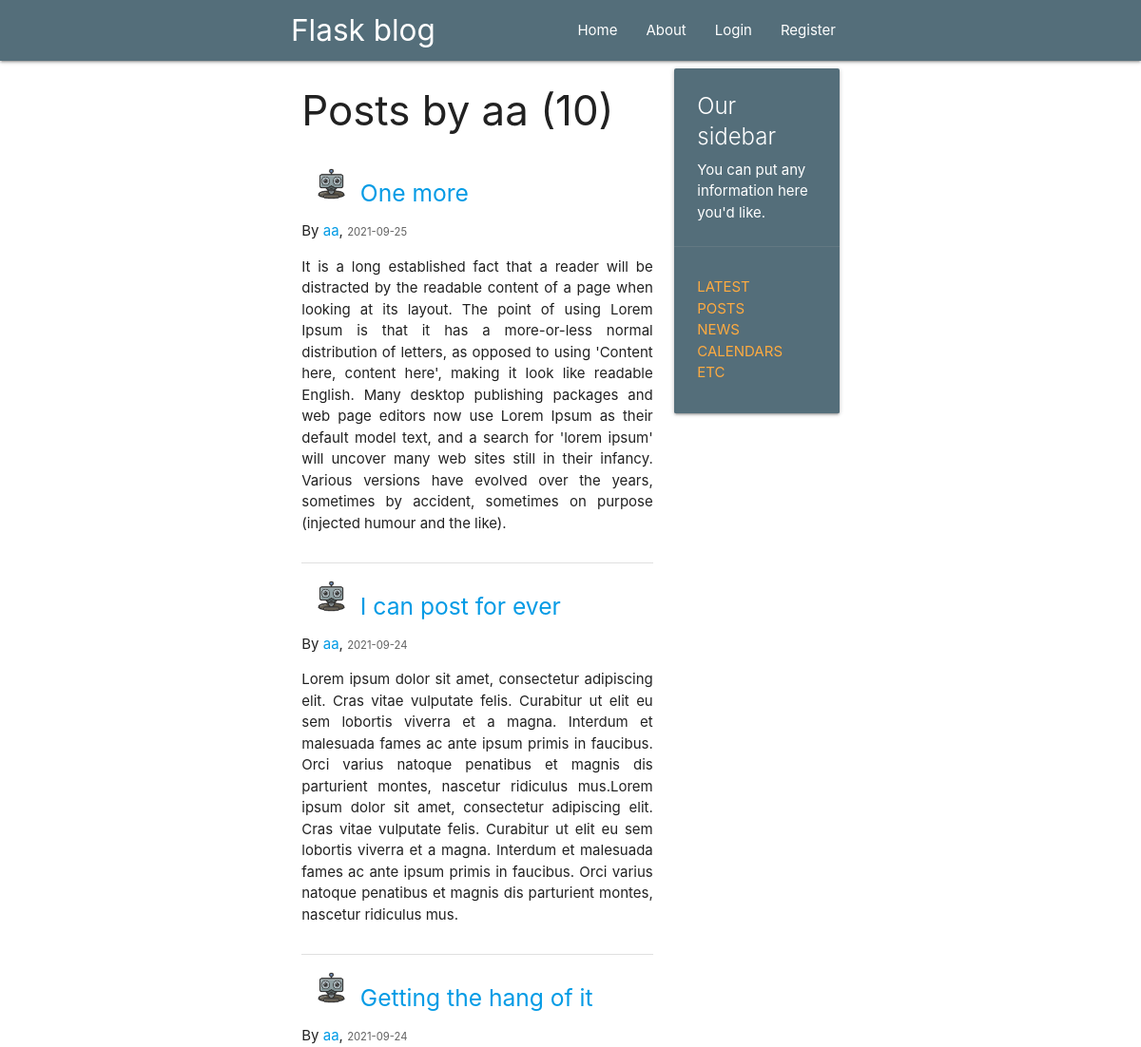
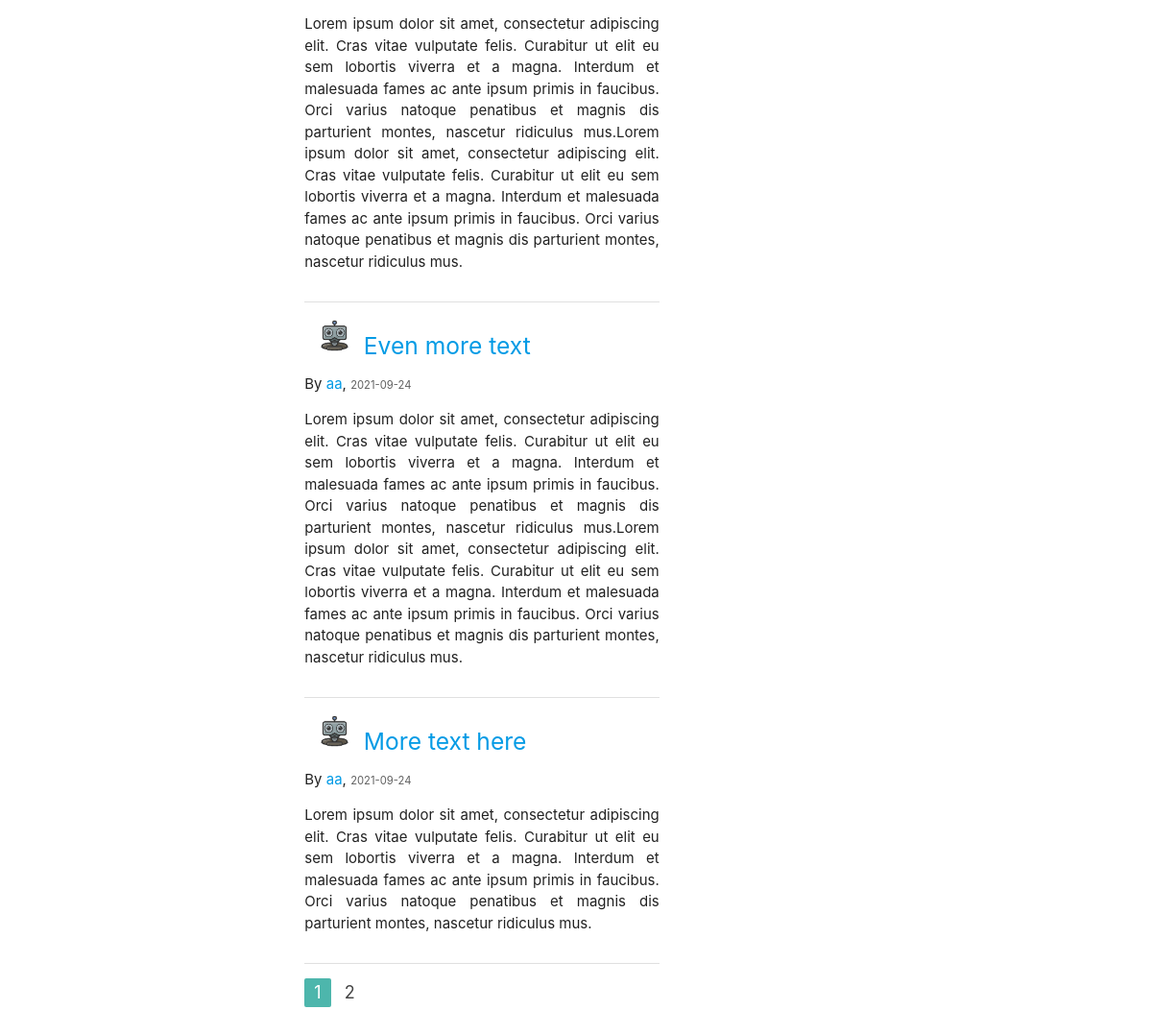
Screenshot of /user/aa with the database file from the repository (2 pictures, top to bottom).
### flaskblog/models.py (models this page shows, shortened)
class User(db.Model, UserMixin):
    id = db.Column(db.Integer, primary_key=True)
    username = db.Column(db.String(20), unique=True, nullable=False)
    email = db.Column(db.String(120), unique=True, nullable=False)
    image_file = db.Column(db.String(20), nullable=False, default='default.jpg')
    password = db.Column(db.String(60), nullable=False)
    posts = db.relationship('Post', backref='author', cascade="all,delete",
                            lazy=True)

class Post(db.Model):
    id = db.Column(db.Integer, primary_key=True)
    title = db.Column(db.String(100), nullable=False)
    date_posted = db.Column(db.DateTime, nullable=False,
                            default=datetime.utcnow)
    content = db.Column(db.Text, nullable=False)
    user_id = db.Column(db.Integer, db.ForeignKey('user.id'), nullable=False)

### flaskblog/users/routes.py (the view)
@users.route("/user/<string:username>")
def user_posts(username):
    page = request.args.get('page', 1, type=int)
    user = User.query.filter_by(username=username).first_or_404()
    posts = Post.query.filter_by(author=user) \
        .order_by(Post.date_posted.desc()) \
        .paginate(page=page, per_page=5)
    return render_template('user_posts.html', posts=posts, user=user)

### flaskblog/templates/user_posts.html
{% extends "layout.html" %}
{% block content %}
<h3>Posts by {{ user.username }} ({{ posts.total }})</h3>
{% for post in posts.items %}
    <div class="section">
        <div class="col s2">
            <img src="{{ url_for('static', filename='profile/'+ post.author.image_file) }}" alt=""
                 class="circle responsive-img">
        </div>
        <h5><a href="{{ url_for('posts.post', post_id=post.id) }}">{{ post.title }}</a></h5>
        <p>By <a href="{{ url_for('users.user_posts', username=post.author.username) }}">{{ post.author.username }}</a>,
            <small class="grey-text text-darken-2">{{ post.date_posted.strftime('%Y-%m-%d') }}</small>
        </p>
        <p style="text-align: justify">{{ post.content }}</p>
    </div>
    <div class="divider"></div>
{% endfor %}
<ul class="pagination">
    {% for page_num in posts.iter_pages(left_edge=1, right_edge=1, left_current=1, right_current=2) %}
        {% if page_num %}
            {% if posts.page == page_num %}
                <li class="active teal lighten-2"><a href="{{ url_for('users.user_posts', username=user.username, page=page_num) }}">{{ page_num }}</a></li>
            {% else %}
                <li><a href="{{ url_for('users.user_posts', username=user.username, page=page_num) }}">{{ page_num }}</a></li>
            {% endif %}
        {% else %}
            ...
        {% endif %}
    {% endfor %}
</ul>
{% endblock content%}

### rows the page displays
User: username "aa"
Post: image_file (picture), title "One more", author.username "aa", date_posted "2021-09-25", content "It is a long established fact that a reader will be distracted by the readable content of a page when looking at its layout. The point of using Lorem Ipsum is that it has a more-or-less normal distribution of letters, as opposed to using 'Content here, content here', making it look like readable English. Many desktop publishing packages and web page editors now use Lorem Ipsum as their default model text, and a search for 'lorem ipsum' will uncover many web sites still in their infancy. Various versions have evolved over the years, sometimes by accident, sometimes on purpose (injected humour and the like)."
Post: image_file (picture), title "I can post for ever", author.username "aa", date_posted "2021-09-24", content "Lorem ipsum dolor sit amet, consectetur adipiscing elit. Cras vitae vulputate felis. Curabitur ut elit eu sem lobortis viverra et a magna. Interdum et malesuada fames ac ante ipsum primis in faucibus. Orci varius natoque penatibus et magnis dis parturient montes, nascetur ridiculus mus.Lorem ipsum dolor sit amet, consectetur adipiscing elit. Cras vitae vulputate felis. Curabitur ut elit eu sem lobortis viverra et a magna. Interdum et malesuada fames ac ante ipsum primis in faucibus. Orci varius natoque penatibus et magnis dis parturient montes, nascetur ridiculus mus."
Post: image_file (picture), title "Getting the hang of it", author.username "aa", date_posted "2021-09-24", content "Lorem ipsum dolor sit amet, consectetur adipiscing elit. Cras vitae vulputate felis. Curabitur ut elit eu sem lobortis viverra et a magna. Interdum et malesuada fames ac ante ipsum primis in faucibus. Orci varius natoque penatibus et magnis dis parturient montes, nascetur ridiculus mus.Lorem ipsum dolor sit amet, consectetur adipiscing elit. Cras vitae vulputate felis. Curabitur ut elit eu sem lobortis viverra et a magna. Interdum et malesuada fames ac ante ipsum primis in faucibus. Orci varius natoque penatibus et magnis dis parturient montes, nascetur ridiculus mus."
Post: image_file (picture), title "Even more text", author.username "aa", date_posted "2021-09-24", content "Lorem ipsum dolor sit amet, consectetur adipiscing elit. Cras vitae vulputate felis. Curabitur ut elit eu sem lobortis viverra et a magna. Interdum et malesuada fames ac ante ipsum primis in faucibus. Orci varius natoque penatibus et magnis dis parturient montes, nascetur ridiculus mus.Lorem ipsum dolor sit amet, consectetur adipiscing elit. Cras vitae vulputate felis. Curabitur ut elit eu sem lobortis viverra et a magna. Interdum et malesuada fames ac ante ipsum primis in faucibus. Orci varius natoque penatibus et magnis dis parturient montes, nascetur ridiculus mus."
Post: image_file (picture), title "More text here", author.username "aa", date_posted "2021-09-24", content "Lorem ipsum dolor sit amet, consectetur adipiscing elit. Cras vitae vulputate felis. Curabitur ut elit eu sem lobortis viverra et a magna. Interdum et malesuada fames ac ante ipsum primis in faucibus. Orci varius natoque penatibus et magnis dis parturient montes, nascetur ridiculus mus."

### other values shown
{{ posts.total }} "10"
{{ page_num }} "1"
{{ page_num }} "2"
